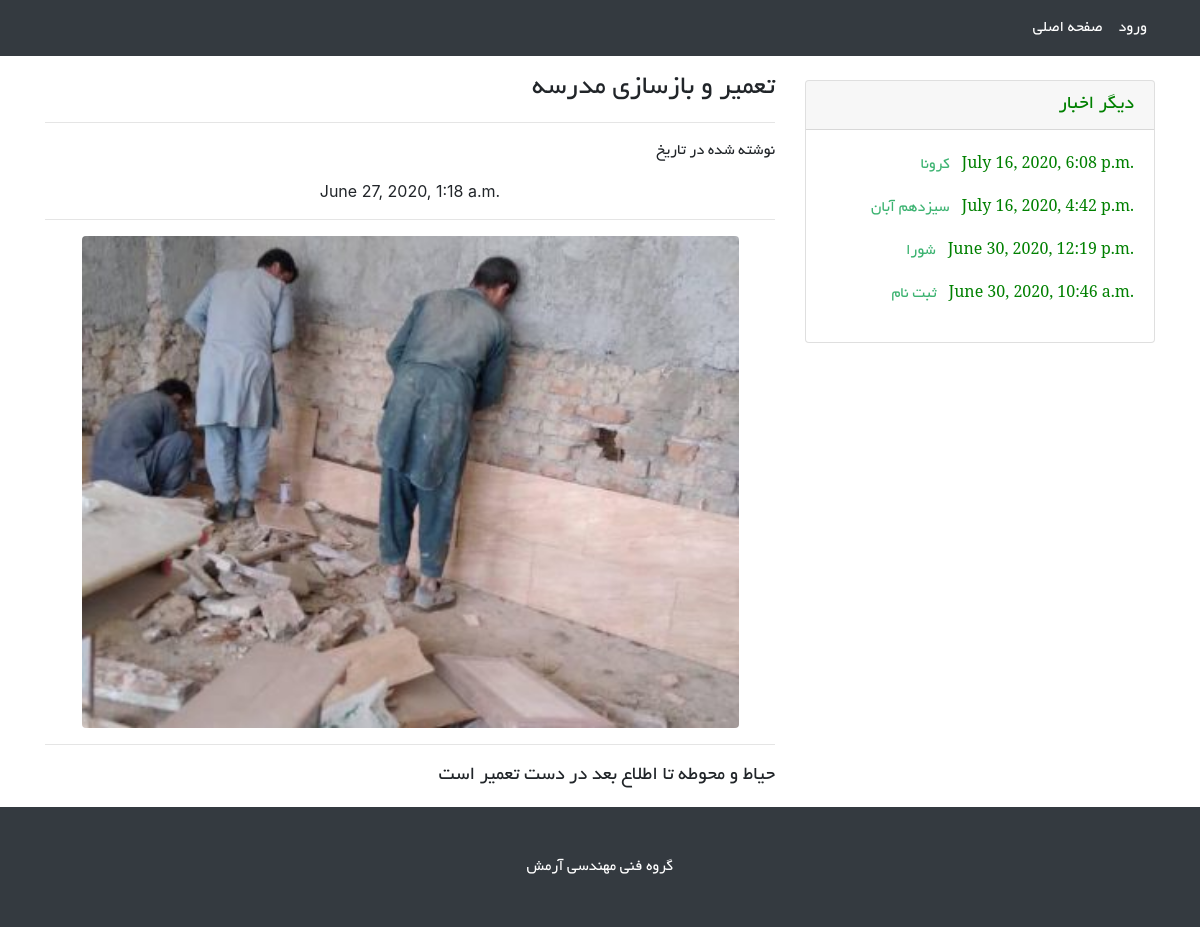
The page /news/2 on the database its author committed.
### news/models.py (models this page shows, shortened)
class News(models.Model):
    title = models.CharField(max_length = 300)
    explanation = models.TextField()
    time = models.DateTimeField(auto_now=True)
    image = models.ImageField(upload_to='news'  , validators=[news_image_size])
    class Meta:
        ordering = ('-time',)
        verbose_name_plural = "اخبار مدرسه"

### news/views.py (the view)
# urls.py: path('<int:pk>' , views.this_new , name='this_new')
def this_new(request  , pk = None , template_name = 'news/this_new.html'):
    new = News.objects.get(id = pk)
    data_to_send = {}
    data_to_send['new'] = new
    news = News.objects.exclude(id = new.id)[:20]
    data_to_send['news'] = news
    return render(request , template_name , data_to_send )

### news/templates/news/this_new.html (shortened to what this page needs)
{% load static %}
<!DOCTYPE html>
<html lang="en">
{% load jalali_tags%}
<link rel="stylesheet" type="text/css" href=" {% static "pfont.css"  %}">
<head>
  <link rel="stylesheet" type="text/css" href=" {% static "pfont.css"  %}">
  <link href="{% static 'news/vendor/bootstrap/css/bootstrap.min.css' %}" rel="stylesheet">
  <link href="{% static 'news/css/blog-post.css' %}" rel="stylesheet">
</head>
<body>
  <nav class="navbar navbar-expand-lg navbar-dark bg-dark fixed-top" >
    <div class="container">
      <div class="collapse navbar-collapse" id="navbarResponsive" >
        <ul class="navbar-nav ml-auto" style="text-align: center;">
          <li class="nav-item active">
            <a class="nav-link" href="/../../" style='font-family: "byekan" ;'>صفحه اصلی
            </a>
          </li>
          <li class="nav-item active">
            <a class="nav-link" href="/login"  style='font-family: "byekan"'>ورود</a>
          </li>
        </ul>
      </div>
    </div>
  </nav>
  <div class="container" style="align-content: right; text-align: right;">
    <div class="row">
      <div class="col-lg-8" >
        <h3 class="mt-3" style="font-family: 'byekan'">{{new.title}}</h1>
        <hr>
         <p style="font-family: 'byekan'"> نوشته شده در تاریخ</p> <p style="text-align: center;"> {{ new.time|to_jalali:' %y/%m/%d %H:%M' }}</p>
        <hr>
        <div class="text-center">
          <img src={{new.image.url}} class="rounded" alt="..."  width='90%' height='60%'>
        </div>
        <hr>
         <blockquote class="blockquote">
          <p class="mb-0" style="font-family: 'byekan'">{{new.explanation}}</p>
        </blockquote>
      </div>
      <div class="col-md-4">
        <div class="card my-4">
          <h5 class="card-header" style='font-family:"byekan" ; color:green'>دیگر اخبار</h5>
          <div class="card-body">
            {% for new in news %}
            <p style='font-family:"serif" ;color:green; font-szie:15 '>
            <a href='./{{new.id}}' style='font-family:"byekan" ; color:MediumSeaGreen ;  '>
            {{new.title}}  </a> &nbsp; {{new.time|to_jalali:' %y/%m' }} </p>
            {% endfor %}
          </div>
        </div>
      </div>
    </div>
  </div>
  <footer class="py-5 bg-dark">
    <div class="container">
      <p class="m-0 text-center text-white" style="font-family: 'byekan';">گروه فنی مهندسی آرمش</p>
    </div>
  </footer>
</body>
</html>

### news/static/news/css/blog-post.css (style rules this page uses)
body { padding-top: 56px; }

### rows shown on the page
News: title "تعمیر و بازسازی مدرسه", time|to_jalali "June 27, 2020, 1:18 a.m.", image (picture), explanation "حیاط و محوطه تا اطلاع بعد در دست تعمیر است"
News: title "کرونا", time|to_jalali "July 16, 2020, 6:08 p.m."
News: title "سیزدهم آبان", time|to_jalali "July 16, 2020, 4:42 p.m."
News: title "شورا", time|to_jalali "June 30, 2020, 12:19 p.m."
News: title "ثبت نام", time|to_jalali "June 30, 2020, 10:46 a.m."
